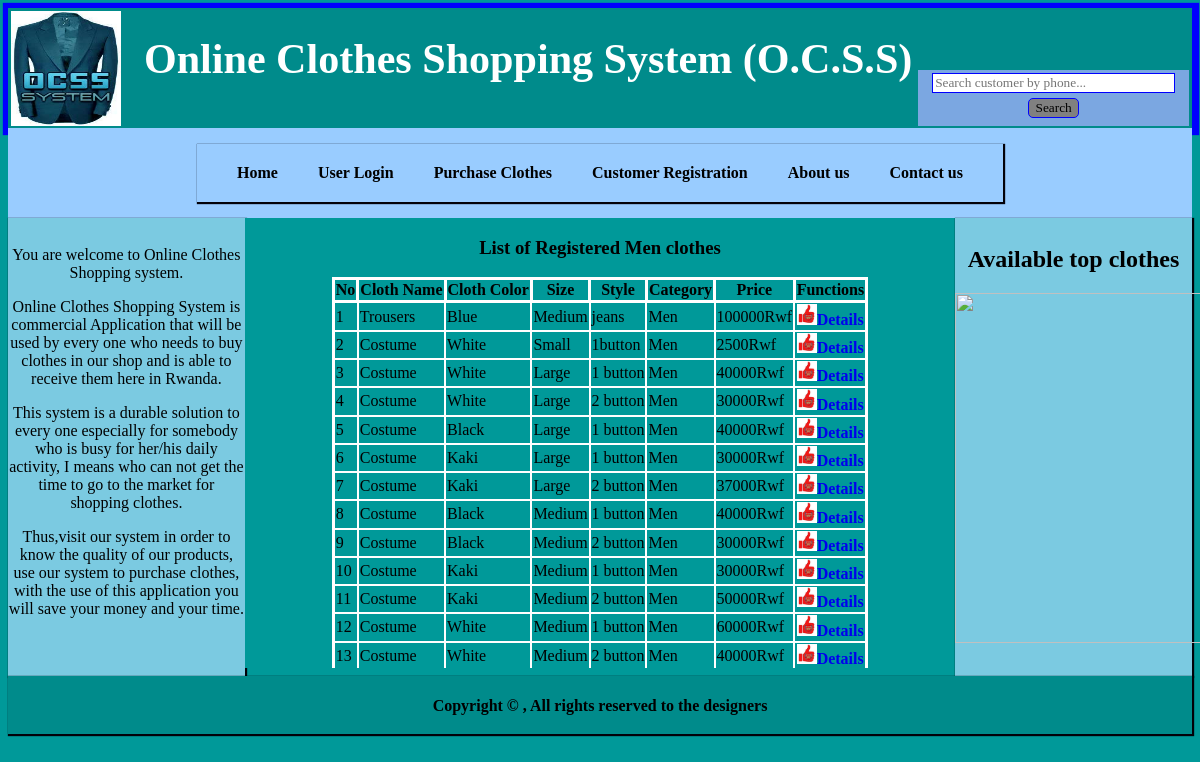
The app's page /men_view.php with its own data.
### tables this page shows
CREATE TABLE IF NOT EXISTS `cloth_in` (
  `id` int(11) NOT NULL AUTO_INCREMENT,
  `stock_code` varchar(10) NOT NULL,
  `name` varchar(20) NOT NULL,
  `color` varchar(20) DEFAULT NULL,
  `size` varchar(20) NOT NULL,
  `style` varchar(20) NOT NULL,
  `category` varchar(20) NOT NULL,
  `picture` varchar(20) NOT NULL,
  `quantity` int(11) NOT NULL,
  `price` int(11) NOT NULL,
  `total` int(11) NOT NULL,
  `post_price` int(11) NOT NULL,
  PRIMARY KEY (`id`),
  UNIQUE KEY `stock_code` (`stock_code`)
);

CREATE TABLE IF NOT EXISTS `type` (
  `id` int(11) NOT NULL AUTO_INCREMENT,
  `type_name` varchar(30) DEFAULT NULL,
  PRIMARY KEY (`id`)
);

CREATE TABLE IF NOT EXISTS `size` (
  `id` int(11) NOT NULL AUTO_INCREMENT,
  `size_name` varchar(20) NOT NULL,
  PRIMARY KEY (`id`)
);

### clothes_class.php (called while the page is built, shortened)
<?php
class Clothes {
    private $id;
    private $name;
    private $color;
    private $size;
    private $style;
    private $category;
    private $post_price;
    public function setId($id) {
        $this->id = $id;
    }
    public function getId() {
        return $this->id;
    }
    public function setName($name) {
        $this->name = $name;
    }
    public function getName() {
        return $this->name;
    }
    public function setColor($color) {
        $this->color = $color;
    }
    public function getColor() {
        return $this->color;
    }
    public function setSize($size) {
        $this->size = $size;
    }
    public function getSize() {
        return $this->size;
    }
    public function setStyle($style) {
        $this->style = $style;
    }
    public function getStyle() {
        return $this->style;
    }
    public function setCategory($category) {
        $this->category = $category;
    }
    public function getCategory() {
        return $this->category;
    }
    public function setPost_price($post_price) {
        $this->post_price = $post_price;
    }
    public function getPost_price() {
        return $this->post_price;
    }
    public function clotheView() {
        $query = sprintf("SELECT co.id, s.stock_code,t.type_name,co.color,z.size_name,co.style,co.category, co.picture, co.quantity,co.post_price,co.total FROM cloth_in co, size z, type t, stock s WHERE co.category='Men' and co.size=z.size_name and co.name=t.type_name and co.stock_code=s.stock_code");
        $result = mysql_query($query);
        $index = 0;
        while ($row = mysql_fetch_array($result)) {
            $clothe[$index] = new Clothes();
            $clothe[$index] -> setId($row['id']);
            $clothe[$index] ->setStock_code($row['stock_code']);
            $clothe[$index] ->setName($row['type_name']);
            $clothe[$index] ->setColor($row['color']);
            $clothe[$index] ->setSize($row['size_name']);
            $clothe[$index] ->setStyle($row['style']);
            $clothe[$index] ->setCategory($row['category']);
            $clothe[$index] ->setPicture($row['picture']);
            $clothe[$index] -> setQuantity($row['quantity']);
            $clothe[$index] -> setPost_price($row['post_price']);
            $clothe[$index] -> setTotal($row['total']);
            $index ++;
        }
        return $clothe;
    }
}
?>

### men_view.php (the view, shortened to what this page needs)
<html>
<head>
<link rel="stylesheet" type="text/css" href="style.css">
</head>
<body>
    <?php
    include "header.php";
    include "menus.php";
    include "left.php";
    ?>
<div id="body">
            <h3 style = 'float: center; font-family: georgia'>List of Registered Men clothes</h3>
            <?php
          include 'clothes_class.php';
          $clothe = new Clothes();
          $clothe = $clothe ->clotheView();
            ?>
            <table border ="1" align ="center" style="border-collapse: collapse;border: 3px solid white">
                <tr>
                    <th style="border: 3px solid white">No</th>
                    <th style="border: 3px solid white">Cloth Name</th>
                    <th style="border: 3px solid white">Cloth Color</th>
                    <th style="border: 3px solid white">Size</th>
                    <th style="border: 3px solid white">Style</th>
                    <th style="border: 3px solid white">Category</th>
                    <th style="border: 3px solid white">Price</th>
                    <th style="border: 3px solid white">Functions</th>
                </tr>
                <?php
                $count=1;
                foreach ($clothe as $clothe) {
                ?>
                <tr>
                    <td style="border: 2px solid white"><?php echo $count; ?></td>
                    <td style="border: 2px solid white"><?php echo $clothe ->getName(); ?></td>
                    <td style="border: 2px solid white"><?php echo $clothe ->getColor(); ?></td>
                    <td style="border: 2px solid white"><?php echo $clothe ->getSize(); ?></td>
                    <td style="border: 2px solid white"><?php echo $clothe ->getStyle(); ?></td>
                    <td style="border: 2px solid white"><?php echo $clothe ->getCategory(); ?></td>
                    <td style="border: 2px solid white"><?php echo $clothe ->getPost_price(); ?>Rwf</td>
                    <td style="border: 2px solid white;text-align: center">
                       <a href ="cloth_view.php?id=<?php echo $clothe ->getId(); ?>"><img src="gunners.jpg" width="20">Details</a>
                    </td>
                </tr>
                <?php
                $count ++;
                }
                ?>
            </table>
</div>
<?php
include "right.php";
include "footer.php";
?>
</body>
</html>

### style.css (style rules this page uses)
body { background-color: #009999; }
#body { background-color: #009999; width: 60%; height: 450px; text-align: center; float: left; overflow: auto; }
th,td { font-family: georgia; }
a { font-family: georgia; text-decoration: none; font-weight: bold; }

### records on screen
cloth_in: type.type_name "Trousers", color "Blue", size.size_name "Medium", style "jeans", category "Men", post_price "100000"
cloth_in: type.type_name "Costume", color "White", size.size_name "Small", style "1button", category "Men", post_price "2500"
cloth_in: type.type_name "Costume", color "White", size.size_name "Large", style "1 button", category "Men", post_price "40000"
cloth_in: type.type_name "Costume", color "White", size.size_name "Large", style "2 button", category "Men", post_price "30000"
cloth_in: type.type_name "Costume", color "Black", size.size_name "Large", style "1 button", category "Men", post_price "40000"
cloth_in: type.type_name "Costume", color "Kaki", size.size_name "Large", style "1 button", category "Men", post_price "30000"
cloth_in: type.type_name "Costume", color "Kaki", size.size_name "Large", style "2 button", category "Men", post_price "37000"
cloth_in: type.type_name "Costume", color "Black", size.size_name "Medium", style "1 button", category "Men", post_price "40000"
cloth_in: type.type_name "Costume", color "Black", size.size_name "Medium", style "2 button", category "Men", post_price "30000"
cloth_in: type.type_name "Costume", color "Kaki", size.size_name "Medium", style "1 button", category "Men", post_price "30000"
cloth_in: type.type_name "Costume", color "Kaki", size.size_name "Medium", style "2 button", category "Men", post_price "50000"
cloth_in: type.type_name "Costume", color "White", size.size_name "Medium", style "1 button", category "Men", post_price "60000"
cloth_in: type.type_name "Costume", color "White", size.size_name "Medium", style "2 button", category "Men", post_price "40000"
